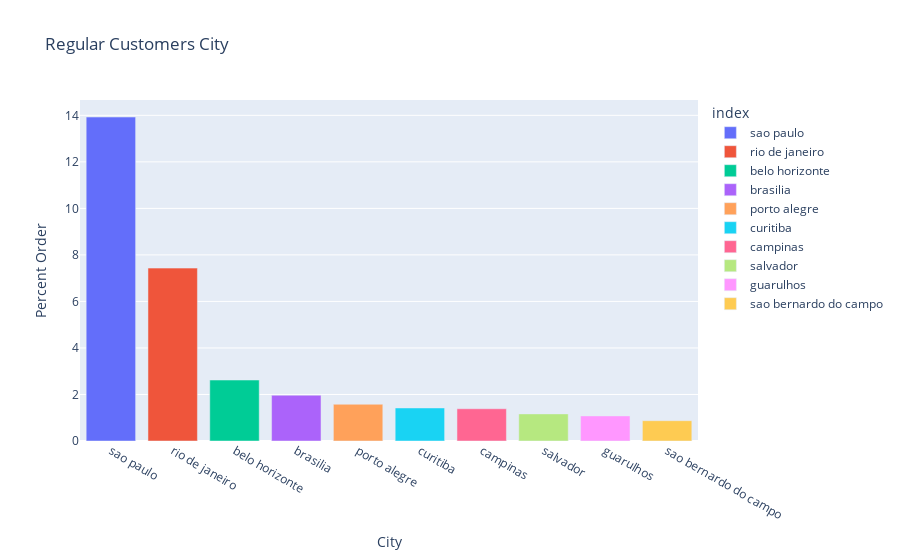

Write notebook code for a chart like this one.
### Code cell
plt.figure(figsize=(8, 6))
df_price_cat = df_top_10_customer_city['customer_city'].value_counts()/len(regular['customer_city'])*100
pal = sns.color_palette('rocket_r', len(df_price_cat))
fig = px.bar(df_price_cat, x=df_price_cat.index, y= df_price_cat.values,color=df_price_cat.index,title='Regular Customers City')
fig.update_xaxes(title_text='City')
fig.update_yaxes(title_text='Percent Order')
fig.show()

### Figure 1 — Plotly figure (JSON) as saved in the notebook; plotly's stock layout.template omitted (floating-point values rounded to 4 significant figures)
{"data": [{"alignmentgroup": "True", "hovertemplate": "index=%{x}<br>y=%{y}<extra></extra>", "legendgroup": "sao paulo", "marker": {"color": "#636efa", "pattern": {"shape": ""}}, "name": "sao paulo", "offsetgroup": "sao paulo", "orientation": "v", "showlegend": true, "textposition": "auto", "type": "bar", "x": ["sao paulo"], "xaxis": "x", "y": [13.93], "yaxis": "y"}, {"alignmentgroup": "True", "hovertemplate": "index=%{x}<br>y=%{y}<extra></extra>", "legendgroup": "rio de janeiro", "marker": {"color": "#EF553B", "pattern": {"shape": ""}}, "name": "rio de janeiro", "offsetgroup": "rio de janeiro", "orientation": "v", "showlegend": true, "textposition": "auto", "type": "bar", "x": ["rio de janeiro"], "xaxis": "x", "y": [7.432], "yaxis": "y"}, {"alignmentgroup": "True", "hovertemplate": "index=%{x}<br>y=%{y}<extra></extra>", "legendgroup": "belo horizonte", "marker": {"color": "#00cc96", "pattern": {"shape": ""}}, "name": "belo horizonte", "offsetgroup": "belo horizonte", "orientation": "v", "showlegend": true, "textposition": "auto", "type": "bar", "x": ["belo horizonte"], "xaxis": "x", "y": [2.622], "yaxis": "y"}, {"alignmentgroup": "True", "hovertemplate": "index=%{x}<br>y=%{y}<extra></extra>", "legendgroup": "brasilia", "marker": {"color": "#ab63fa", "pattern": {"shape": ""}}, "name": "brasilia", "offsetgroup": "brasilia", "orientation": "v", "showlegend": true, "textposition": "auto", "type": "bar", "x": ["brasilia"], "xaxis": "x", "y": [1.967], "yaxis": "y"}, {"alignmentgroup": "True", "hovertemplate": "index=%{x}<br>y=%{y}<extra></extra>", "legendgroup": "porto alegre", "marker": {"color": "#FFA15A", "pattern": {"shape": ""}}, "name": "porto alegre", "offsetgroup": "porto alegre", "orientation": "v", "showlegend": true, "textposition": "auto", "type": "bar", "x": ["porto alegre"], "xaxis": "x", "y": [1.579], "yaxis": "y"}, {"alignmentgroup": "True", "hovertemplate": "index=%{x}<br>y=%{y}<extra></extra>", "legendgroup": "curitiba", "marker": {"color": "#19d3f3", "pattern": {"shape": ""}}, "name": "curitiba", "offsetgroup": "curitiba", "orientation": "v", "showlegend": true, "textposition": "auto", "type": "bar", "x": ["curitiba"], "xaxis": "x", "y": [1.42], "yaxis": "y"}, {"alignmentgroup": "True", "hovertemplate": "index=%{x}<br>y=%{y}<extra></extra>", "legendgroup": "campinas", "marker": {"color": "#FF6692", "pattern": {"shape": ""}}, "name": "campinas", "offsetgroup": "campinas", "orientation": "v", "showlegend": true, "textposition": "auto", "type": "bar", "x": ["campinas"], "xaxis": "x", "y": [1.386], "yaxis": "y"}, {"alignmentgroup": "True", "hovertemplate": "index=%{x}<br>y=%{y}<extra></extra>", "legendgroup": "salvador", "marker": {"color": "#B6E880", "pattern": {"shape": ""}}, "name": "salvador", "offsetgroup": "salvador", "orientation": "v", "showlegend": true, "textposition": "auto", "type": "bar", "x": ["salvador"], "xaxis": "x", "y": [1.165], "yaxis": "y"}, {"alignmentgroup": "True", "hovertemplate": "index=%{x}<br>y=%{y}<extra></extra>", "legendgroup": "guarulhos", "marker": {"color": "#FF97FF", "pattern": {"shape": ""}}, "name": "guarulhos", "offsetgroup": "guarulhos", "orientation": "v", "showlegend": true, "textposition": "auto", "type": "bar", "x": ["guarulhos"], "xaxis": "x", "y": [1.079], "yaxis": "y"}, {"alignmentgroup": "True", "hovertemplate": "index=%{x}<br>y=%{y}<extra></extra>", "legendgroup": "sao bernardo do campo", "marker": {"color": "#FECB52", "pattern": {"shape": ""}}, "name": "sao bernardo do campo", "offsetgroup": "sao bernardo do campo", "orientation": "v", "showlegend": true, "textposition": "auto", "type": "bar", "x": ["sao bernardo do campo"], "xaxis": "x", "y": [0.873], "yaxis": "y"}], "layout": {"barmode": "relative", "legend": {"title": {"text": "index"}, "tracegroupgap": 0}, "title": {"text": "Regular Customers City"}, "xaxis": {"anchor": "y", "categoryarray": ["sao paulo", "rio de janeiro", "belo horizonte", "brasilia", "porto alegre", "curitiba", "campinas", "salvador", "guarulhos", "sao bernardo do campo"], "categoryorder": "array", "domain": [0, 1], "title": {"text": "City"}}, "yaxis": {"anchor": "x", "domain": [0, 1], "title": {"text": "Percent Order"}}}}
